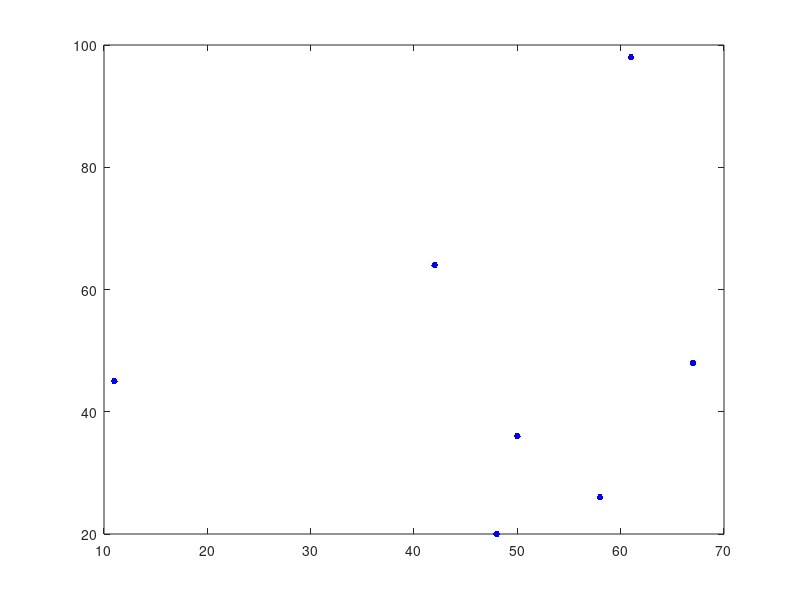

Reproduce this figure in MATLAB. (Note: this script raises an error after producing the figure.)
clear all;

movingProbability = 0.8;
infectionRate = 0.6;
recoveryRate = 0.01;
numOfAgents = 100;
gridSize = 100;
agentStatus = zeros(numOfAgents,3);
step = 0;
maxSteps = 1500;
sumAgentStatus = zeros(maxSteps,3);
color = ["blue","red","green"];

for i = 1:numOfAgents
  agentStatus(i,:) = [randi([1 gridSize]) randi([1 gridSize]) 1];
end

rAgent = randi([1 numOfAgents],1,0.1*numOfAgents);
agentStatus(rAgent,3) = 2;

while true
  step = step +1;
  for agent = 1:numOfAgents
    r = rand;
    if r<movingProbability
      move = randi([1 2]);
      agentStatus(agent, move) = agentStatus(agent, move) + randi([-1,1],1);
      agentStatus(agent, 1:2) = mod(agentStatus(agent,1:2)-1, gridSize)+1; %+1 to avoid position 0
    end  
  end
  
  gridStatus = cell(gridSize);
  for j = 1:numOfAgents
    x = agentStatus(j,1);
    y = agentStatus(j,2);
    gridStatus{x,y} = [gridStatus{x,y} j];
  end
  
  infectedAgents = agentStatus(agentStatus(:,3)==2,:);
  for k = 1:size(infectedAgents,1)
    x = infectedAgents(k,1);
    y = infectedAgents(k,2);
    for l = 1:length(gridStatus{x,y})
      if agentStatus(gridStatus{x,y}(l),3) == 1
        r = rand;
        if r < infectionRate
          agentStatus(gridStatus{x,y}(l),3) = 2;
        end
      end
    end
  end
  
  infectedAgents = agentStatus(agentStatus(:,3)==2,:);
  for l=1:size(agentStatus,1)
    m=rand;
    if agentStatus(l,3)==2 && m<recoveryRate
      agentStatus(l,3)=3;
    end
  end
  
  if step ==100
    for m=1:numOfAgents
      plot(agentStatus(m,1), agentStatus(m,2),'.','Color',color(agentStatus(m,3)),'MarkerSize',15);
      hold on
    end
    title('t=100');
    axis([0 gridSize+1 0 gridSize+1]);
    xlabel('x');
    ylabel('y');
    hold off
  end
  
  sumAgentStatus(step,1) = sum(agentStatus(:,3)==1);
  sumAgentStatus(step,2) = sum(agentStatus(:,3)==2);
  sumAgentStatus(step,3) = sum(agentStatus(:,3)==3);
  
  if sumAgentStatus(step,2)==0 | step == maxSteps
    break;
  end
end

figure;
plot(sumAgentStatus(:,1),'blue');
hold on
plot(sumAgentStatus(:,2),'red');
plot(sumAgentStatus(:,3),'green');
title(['d = ',num2str(movingProbability),', β = ',...
num2str(infectionRate),', γ = ',...
num2str(recoveryRate)]);
axis([0 step-1 0 numOfAgents]);
xlabel('Time Steps');
ylabel('Number of agents');
hold off